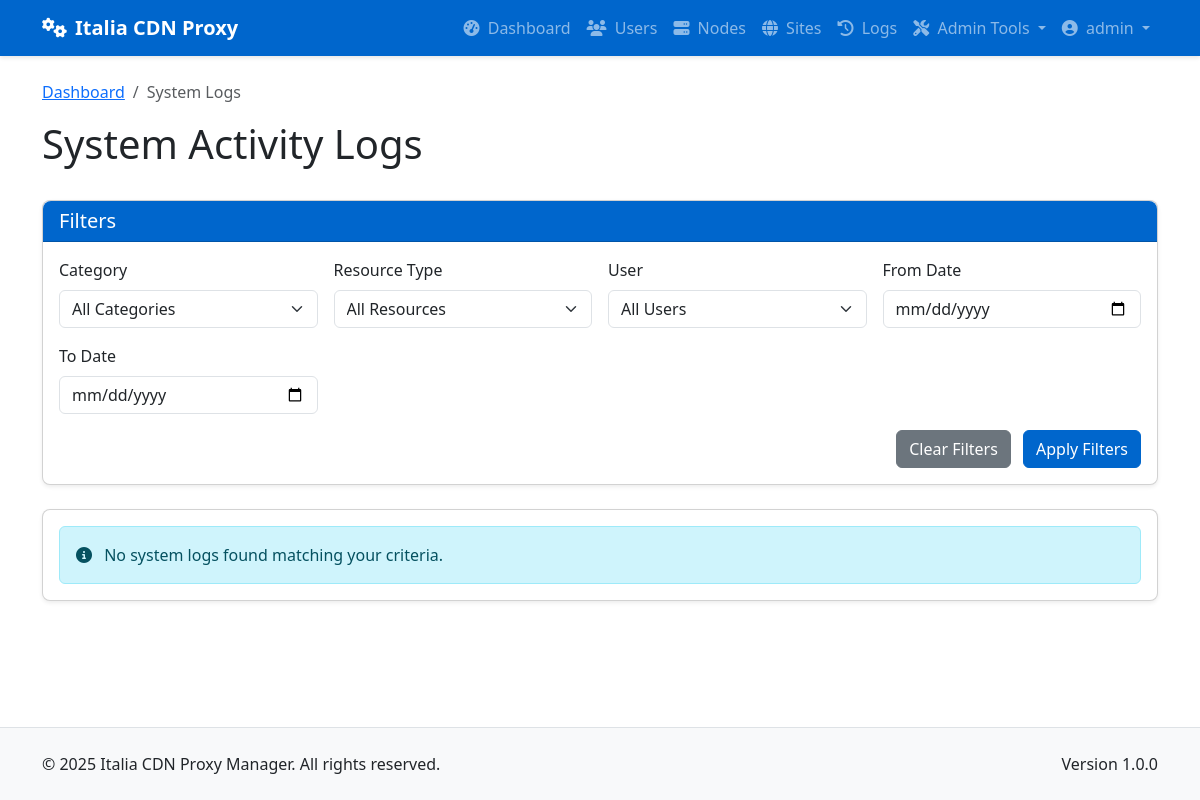
The page /admin/system/logs (signed in) on the database as committed earlier.
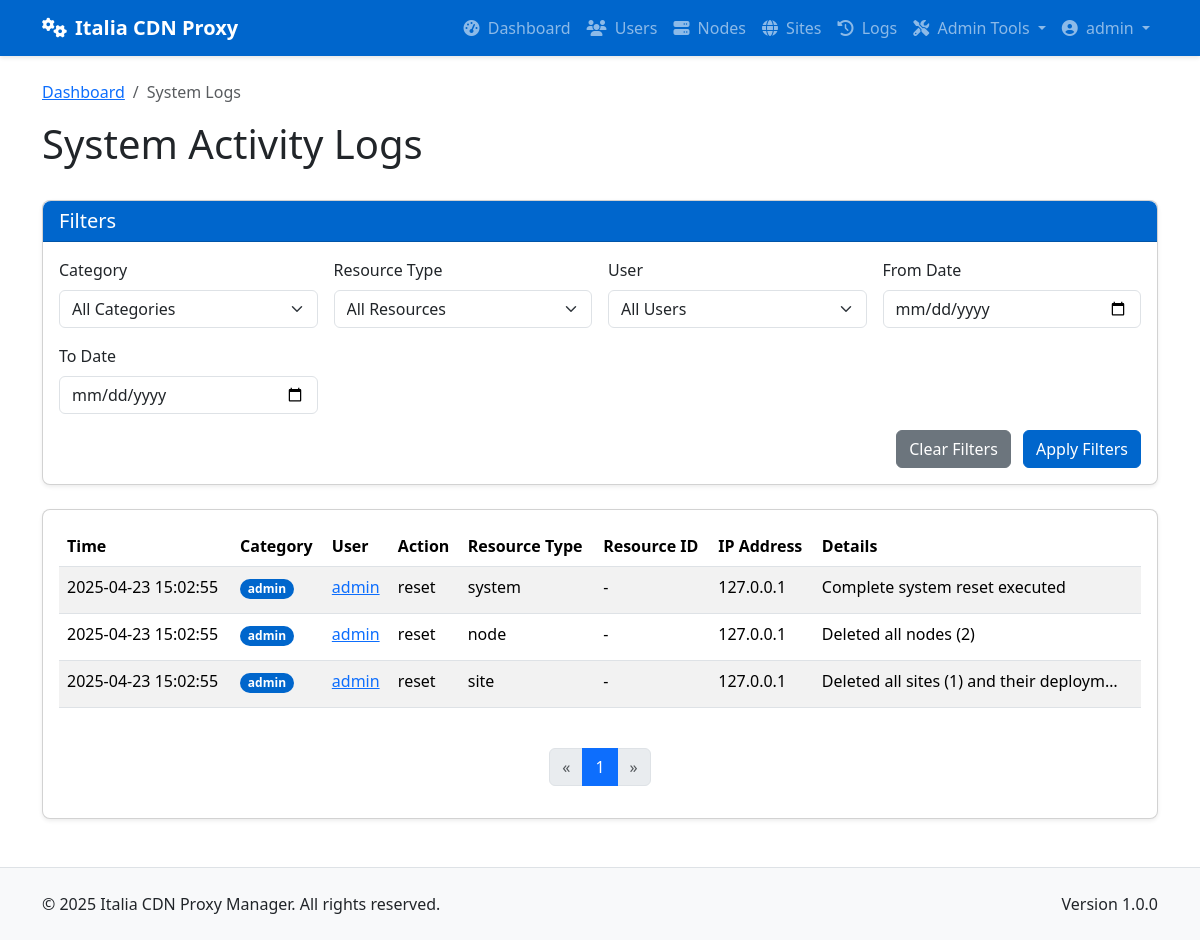
The same page on the database as committed later.
### app/models/models.py (models this page shows, shortened)
class SystemLog(db.Model):
    __tablename__ = 'system_logs'
    id = db.Column(db.Integer, primary_key=True)
    user_id = db.Column(db.Integer, db.ForeignKey('users.id'), nullable=True)  # Null for system events
    category = db.Column(db.String(32), nullable=False)  # auth, admin, system, security, etc.
    action = db.Column(db.String(64), nullable=False)    # login, logout, create, delete, etc.
    resource_type = db.Column(db.String(32), nullable=True)  # user, node, site, etc.
    resource_id = db.Column(db.Integer, nullable=True)       # ID of the affected resource
    details = db.Column(db.Text, nullable=True)              # Additional details
    ip_address = db.Column(db.String(45), nullable=True)     # IP address of user/system
    created_at = db.Column(db.DateTime, default=datetime.utcnow)
    user = db.relationship('User', backref=db.backref('system_logs', lazy='dynamic'))

class User(db.Model):
    __tablename__ = 'users'
    id = db.Column(db.Integer, primary_key=True)
    username = db.Column(db.String(64), unique=True, index=True, nullable=False)
    email = db.Column(db.String(120), unique=True, index=True, nullable=False)
    password_hash = db.Column(db.String(128), nullable=False)
    role = db.Column(db.String(20), nullable=False, default='client')  # 'admin' or 'client'
    is_active = db.Column(db.Boolean, default=True)
    created_at = db.Column(db.DateTime, default=datetime.utcnow)
    last_login = db.Column(db.DateTime, nullable=True)
    sites = db.relationship('Site', backref='owner', lazy='dynamic')
    def is_admin(self):
        return self.role == 'admin'

### app/controllers/admin.py (the view, shortened to what this page needs)
@admin.route('/system/logs')
@login_required
@admin_required
def system_logs():
    category = request.args.get('category')
    user_id = request.args.get('user_id')
    resource_type = request.args.get('resource_type')
    from_date = request.args.get('from_date')
    to_date = request.args.get('to_date')
    from app.models.models import SystemLog
    query = SystemLog.query
    if category:
        query = query.filter(SystemLog.category == category)
    if user_id:
        query = query.filter(SystemLog.user_id == user_id)
    if resource_type:
        query = query.filter(SystemLog.resource_type == resource_type)
    if from_date:
        try:
            from_datetime = datetime.strptime(from_date, '%Y-%m-%d')
            query = query.filter(SystemLog.created_at >= from_datetime)
        except ValueError:
            pass
    categories = db.session.query(SystemLog.category).distinct().all()
    resource_types = db.session.query(SystemLog.resource_type).distinct().all()
    users = User.query.all()
    page = request.args.get('page', 1, type=int)
    logs = query.order_by(SystemLog.created_at.desc()).paginate(page=page, per_page=50)
    return render_template('admin/system_logs.html',
                          logs=logs,
                          categories=[c[0] for c in categories if c[0]],
                          resource_types=[r[0] for r in resource_types if r[0]],
                          users=users,
                          filters={
                              'category': category,
                              'user_id': user_id,
                              'resource_type': resource_type,
                              'from_date': from_date,
                              'to_date': to_date
                          })

### app/models/__init__.py (called while the page is built)
@login_manager.user_loader
def load_user(user_id):
    return User.query.get(int(user_id))

### app/services/access_control.py (called while the page is built)
def admin_required(f):
    @wraps(f)
    def decorated_function(*args, **kwargs):
        if not current_user.is_admin():
            flash('You need admin privileges to access this page.', 'error')
            return abort(403)
        return f(*args, **kwargs)
    return decorated_function

### app/templates/admin/system_logs.html (shortened to what the changed rows need)
{% extends 'base.html' %}
{% block content %}
<div class="container py-4">
    <div class="d-flex justify-content-between align-items-center mb-4">
        <h1>System Activity Logs</h1>
    </div>
    <div class="card shadow-sm">
        <div class="card-body">
            {% if logs.items %}
                <div class="table-responsive">
                    <table class="table table-striped table-hover">
                        <thead>
                            <tr>
                                <th>Time</th>
                                <th>Category</th>
                                <th>User</th>
                                <th>Action</th>
                                <th>Resource Type</th>
                                <th>Resource ID</th>
                                <th>IP Address</th>
                                <th>Details</th>
                            </tr>
                        </thead>
                        <tbody>
                            {% for log in logs.items %}
                            <tr>
                                <td>{{ log.created_at.strftime('%Y-%m-%d %H:%M:%S') }}</td>
                                <td>
                                    <span class="badge rounded-pill
                                    {% if log.category == 'auth' %}bg-info
                                    {% elif log.category == 'admin' %}bg-primary
                                    {% elif log.category == 'security' %}bg-danger
                                    {% elif log.category == 'system' %}bg-success
                                    {% else %}bg-secondary{% endif %}">
                                        {{ log.category }}
                                    </span>
                                </td>
                                <td>
                                    {% if log.user %}
                                        <a href="{{ url_for('admin.edit_user', user_id=log.user_id) }}">{{ log.user.username }}</a>
                                    {% else %}
                                        <span class="text-muted">System</span>
                                    {% endif %}
                                </td>
                                <td>{{ log.action }}</td>
                                <td>{{ log.resource_type }}</td>
                                <td>
                                    {% if log.resource_type == 'site' and log.resource_id %}
                                        <a href="{{ url_for('admin.view_site', site_id=log.resource_id) }}">{{ log.resource_id }}</a>
                                    {% elif log.resource_type == 'node' and log.resource_id %}
                                        <a href="{{ url_for('admin.view_node', node_id=log.resource_id) }}">{{ log.resource_id }}</a>
                                    {% elif log.resource_type == 'user' and log.resource_id %}
                                        <a href="{{ url_for('admin.edit_user', user_id=log.resource_id) }}">{{ log.resource_id }}</a>
                                    {% else %}
                                        {{ log.resource_id if log.resource_id else '-' }}
                                    {% endif %}
                                </td>
                                <td>{{ log.ip_address or '-' }}</td>
                                <td>
                                    <span class="text-truncate d-inline-block" style="max-width: 300px;" title="{{ log.details }}">
                                        {{ log.details or '-' }}
                                    </span>
                                </td>
                            </tr>
                            {% endfor %}
                        </tbody>
                    </table>
                </div>
                <nav aria-label="System logs pagination">
                    <ul class="pagination justify-content-center mt-4">
                        {% if logs.has_prev %}
                            <li class="page-item">
                                <a class="page-link" href="{{ url_for('admin.system_logs', page=logs.prev_num, category=filters.category, user_id=filters.user_id, resource_type=filters.resource_type, from_date=filters.from_date, to_date=filters.to_date) }}" aria-label="Previous">
                                    <span aria-hidden="true">&laquo;</span>
                                </a>
                            </li>
                        {% else %}
                            <li class="page-item disabled">
                                <span class="page-link">&laquo;</span>
                            </li>
                        {% endif %}
                        {% for page_num in logs.iter_pages(left_edge=2, left_current=2, right_current=3, right_edge=2) %}
                            {% if page_num %}
                                {% if page_num == logs.page %}
                                    <li class="page-item active">
                                        <span class="page-link">{{ page_num }}</span>
                                    </li>
                                {% else %}
                                    <li class="page-item">
                                        <a class="page-link" href="{{ url_for('admin.system_logs', page=page_num, category=filters.category, user_id=filters.user_id, resource_type=filters.resource_type, from_date=filters.from_date, to_date=filters.to_date) }}">{{ page_num }}</a>
                                    </li>
                                {% endif %}
                            {% else %}
                                <li class="page-item disabled">
                                    <span class="page-link">...</span>
                                </li>
                            {% endif %}
                        {% endfor %}
                        {% if logs.has_next %}
                            <li class="page-item">
                                <a class="page-link" href="{{ url_for('admin.system_logs', page=logs.next_num, category=filters.category, user_id=filters.user_id, resource_type=filters.resource_type, from_date=filters.from_date, to_date=filters.to_date) }}" aria-label="Next">
                                    <span aria-hidden="true">&raquo;</span>
                                </a>
                            </li>
                        {% else %}
                            <li class="page-item disabled">
                                <span class="page-link">&raquo;</span>
                            </li>
                        {% endif %}
                    </ul>
                </nav>
            {% else %}
                <div class="alert alert-info mb-0">
                    <i class="fas fa-info-circle me-2"></i> No system logs found matching your criteria.
                </div>
            {% endif %}
        </div>
    </div>
</div>
{% endblock %}

Rows that differ between the two databases and show on the page:
added SystemLog: created_at "2025-04-23 15:02:55", category "admin", user.username "admin", action "reset", resource_type "system", resource_id "-", ip_address "127.0.0.1", details "Complete system reset executed"
added SystemLog: created_at "2025-04-23 15:02:55", category "admin", user.username "admin", action "reset", resource_type "node", resource_id "-", ip_address "127.0.0.1", details "Deleted all nodes (2)"
added SystemLog: created_at "2025-04-23 15:02:55", category "admin", user.username "admin", action "reset", resource_type "site", resource_id "-", ip_address "127.0.0.1", details "Deleted all sites (1) and their deploym…"
Other text that changed with them:
text no longer shown: "No system logs found matching your criteria."
text now shown: "Time Category User Action Resource Type Resource ID IP Address Details « »"
new list line: "1"
